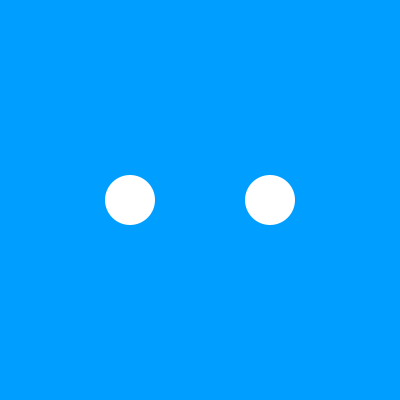
Frame 1 (no input)
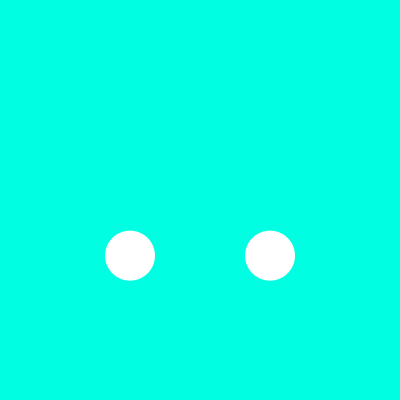
Frame 60 (the mouse pressed at the canvas centre just before this capture)
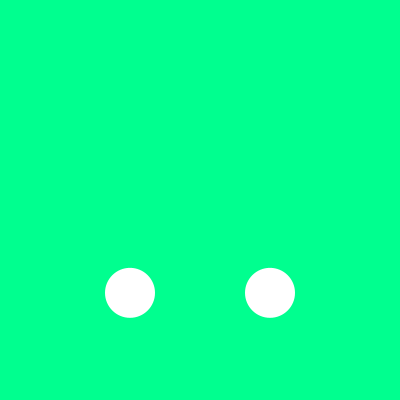
Frame 120 (the mouse held since frame 60 and released just before this capture)

The Processing sketch that drew these frames (run headless with seeded random() and noise(); from frame 60 on, the mouse is pressed at the canvas centre):

// Processing sketch: processing_121330
// ── processing_121330.pde

float counter = 0;
 
void setup()
{
  size(400, 400);
  colorMode(HSB, 360, 100, 100);
}
 
void draw()
{
  float h = map(sin(counter), 1, -3, 150, 360);
  background(h, 100, 100);
 
  translate(width/2, height/2);
 
  pushMatrix();
  fill(0, 0, 100);
  noStroke();
  translate(70, sin(counter)*100);
  ellipse(0, 0, 50, 50);
  popMatrix();
  
  pushMatrix();
  fill(0, 0, 100);
  noStroke();
  translate(-70, sin(counter)*100);
  ellipse(0, 0, 50, 50);
  popMatrix();

 
  counter += 0.01;
}
